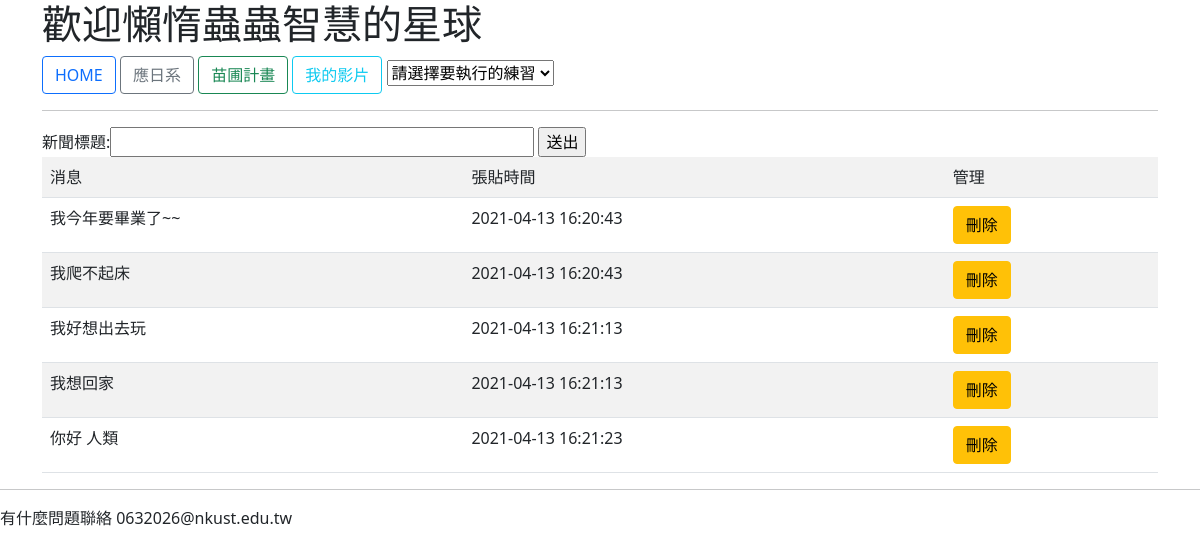
The app's page /, older data.
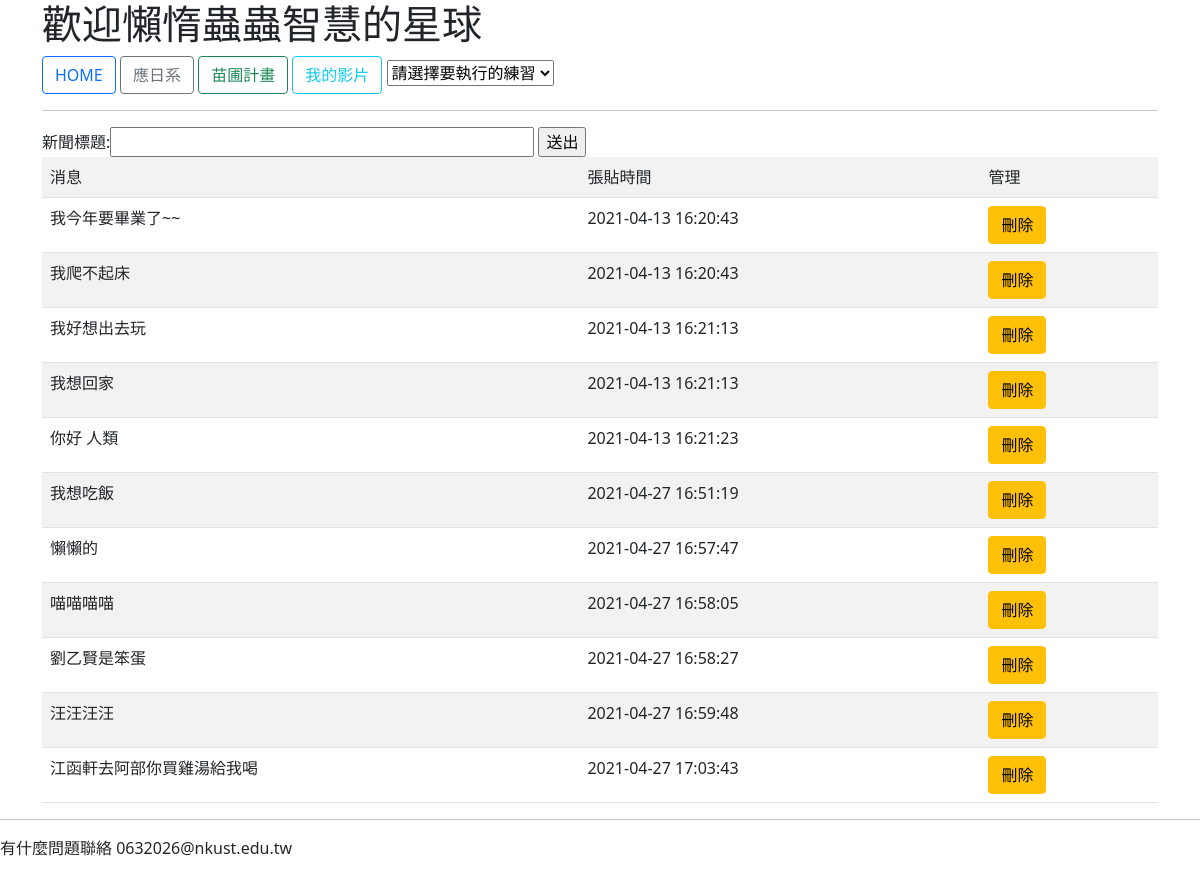
The same page, newer data.
### tables this page shows
CREATE TABLE `news` (
  `id` int(11) NOT NULL,
  `title` varchar(40) NOT NULL,
  `created` datetime NOT NULL DEFAULT CURRENT_TIMESTAMP
);

### index.php (the view, shortened to what this page needs)
<!DOCTYPE html>
<html>
 <head>
    <link href="https://cdn.jsdelivr.net/npm/bootstrap@5.0.0-beta3/dist/css/bootstrap.min.css" rel="stylesheet">
</head>
<body>
	<div class="container">
<?php include("menu.php"); ?>
<?php
  include("detabase.php");
$conn = new mysqli($servername, $username, $password, $dbname);
$sql = "SELECT * FROM news";
$result = $conn->query($sql);
?>
<form action="addtitle.php" method="POST">
  新聞標題:<input type=text size=40 name=title>
  <input type=submit value="送出">
</form>
<?php
if ($result->num_rows > 0) {
  echo "<table class='table table-striped table-hover'>";
  echo "<tr><td>消息</td><td>張貼時間</td><td>管理</td></tr>";
  while($row = $result->fetch_assoc()) {
  	echo "<tr>";
    echo "<td> " . $row["title"]."</td>";
    echo "<td> " . $row["created"]."</td>";
    echo "<td><a class ='btn btn-warning bt-sm' href='delete.php?target=" .
    $row["id"] . "'>刪除</a></td>";
   echo"</tr>";
  }
  echo "</table>";
} else {
  echo "0 results";
}
?>
</div>
<?php include("footer.php"); ?>

Row changes from the older to the newer data that the page shows:
added news: title "我想吃飯", created "2021-04-27 16:51:19"
added news: title "懶懶的", created "2021-04-27 16:57:47"
added news: title "喵喵喵喵", created "2021-04-27 16:58:05"
added news: title "劉乙賢是笨蛋", created "2021-04-27 16:58:27"
added news: title "汪汪汪汪", created "2021-04-27 16:59:48"
added news: title "江函軒去阿部你買雞湯給我喝", created "2021-04-27 17:03:43"
